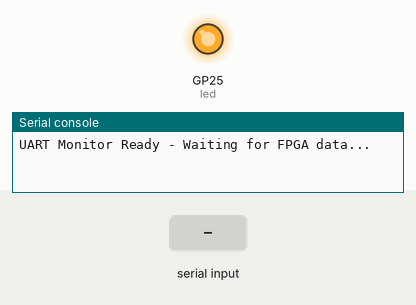
Recording of a program running on a simulated Raspberry Pi Pico running MicroPython. On the bench: output pins drawn as LEDs (lit = HIGH), the last lines printed to the serial console. The inputs (shaded band) are chosen by the test bench.

Above: at 0.01 s.
At 1.8 s:
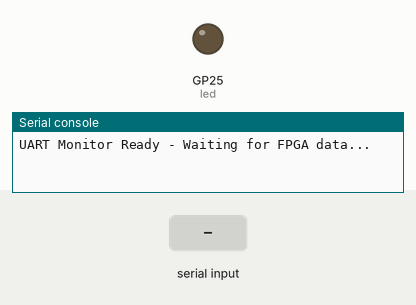
1.9 s: "1\n" received over the second serial link
At 2.6 s:
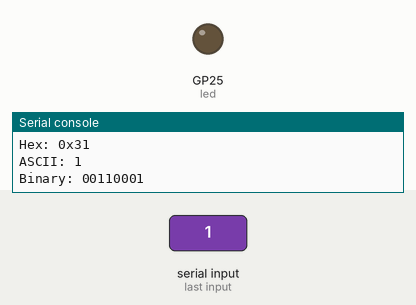
Timing chart, 0 to 4.9 s (numbered marks = the images above; inputs shaded):
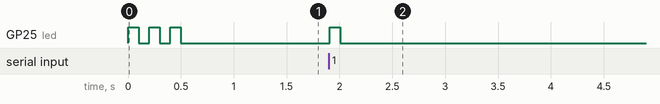

The program:

main.py
```python
import machine
import utime

# UART Configuration (must match FPGA settings)
UART_BAUDRATE = 9600
UART_RX_PIN = 1  # GP1 (physical pin 2)
UART_TX_PIN = 0  # GP0 (physical pin 1) - not used but initialized

# LED for visual feedback
LED_PIN = 25  # Pico onboard LED

# Initialize UART
uart = machine.UART(0, baudrate=UART_BAUDRATE, tx=machine.Pin(UART_TX_PIN), rx=machine.Pin(UART_RX_PIN))
uart.init(bits=8, parity=None, stop=1)  # Explicit 8N1 configuration

# Initialize LED
led = machine.Pin(LED_PIN, machine.Pin.OUT)

# Buffer to store incomplete lines
buffer = bytearray()

def blink_led(times=1, duration=0.1):
    """Visual feedback for debugging"""
    for _ in range(times):
        led.on()
        utime.sleep(duration)
        led.off()
        utime.sleep(duration)

def decode_uart_data(data):
    """Format received data for display"""
    decoded = {
        'raw': data,
        'hex': '0x' + ''.join(['{:02x}'.format(b) for b in data]),
        'ascii': ''.join([chr(b) if 32 <= b <= 126 else '.' for b in data]),
        'binary': ' '.join(['{:08b}'.format(b) for b in data])
    }
    return decoded

print("UART Monitor Ready - Waiting for FPGA data...")
blink_led(3)  # Startup confirmation

while True:
    try:
        # Check for incoming data
        if uart.any():
            # Read all available bytes
            new_data = uart.read()

            if new_data:
                # Add to buffer
                buffer.extend(new_data)

                # Process complete messages (assuming each transmission ends with newline)
                while b'\n' in buffer:
                    line, _, buffer = buffer.partition(b'\n')
                    if line:
                        decoded = decode_uart_data(line)
                        print("\n=== Received Data ===")
                        print(f"Raw: {decoded['raw']}")
                        print(f"Hex: {decoded['hex']}")
                        print(f"ASCII: {decoded['ascii']}")
                        print(f"Binary: {decoded['binary']}")
                        blink_led(1)  # Visual feedback on reception

        # Small delay to prevent CPU overload
        utime.sleep_ms(10)

    except Exception as e:
        print(f"Error: {e}")
        blink_led(5, 0.2)  # Error pattern
        utime.sleep(1)
```

Measured:
- after the input at 1.9 s, GP25 (led): LOW → HIGH at once, → LOW 0.10 s later
